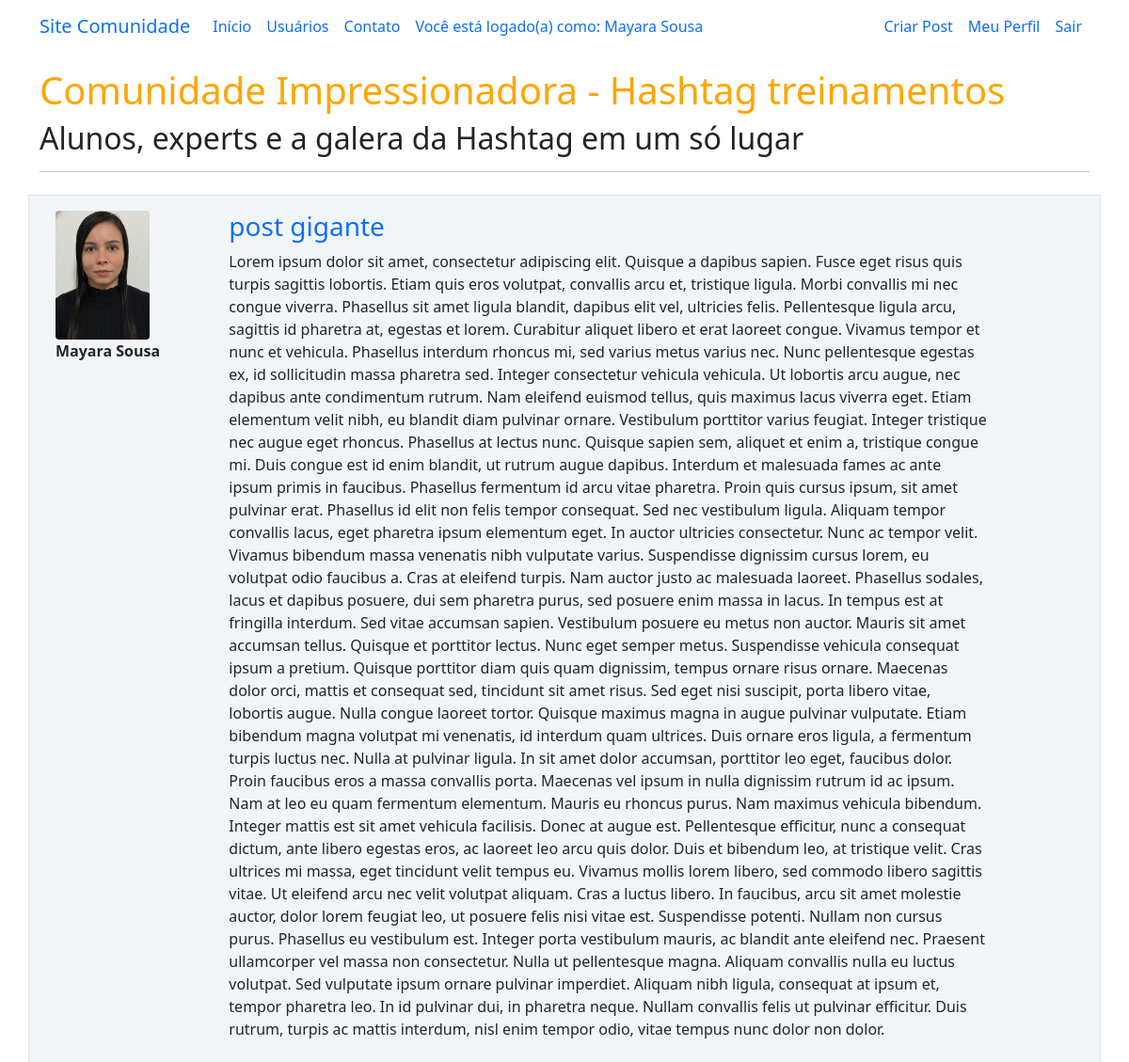
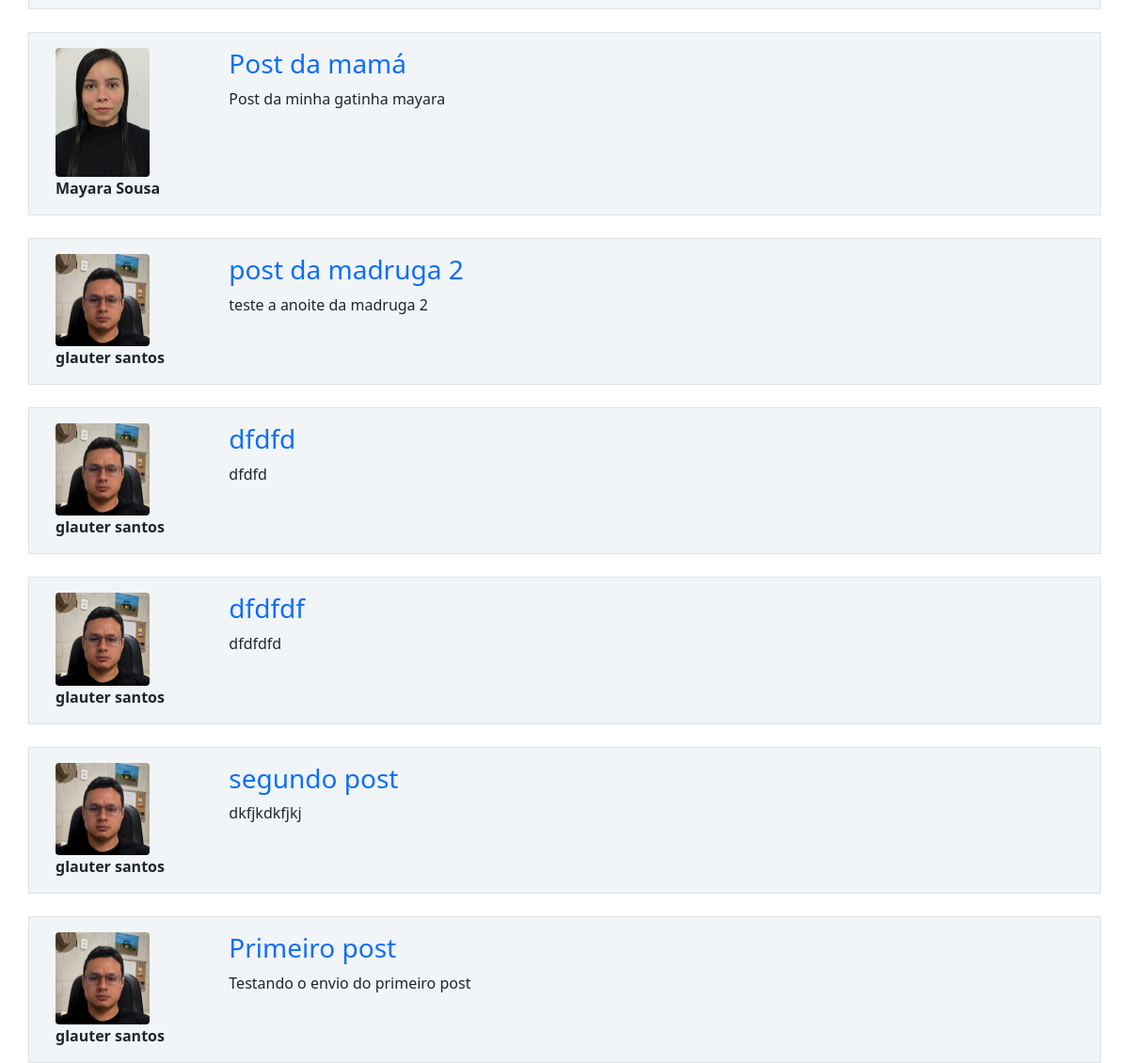
Screenshot of / (signed in) with the database file from the repository (2 pictures, top to bottom).
### comunidadeimpressionadora/models.py (models this page shows)
class Usuario(database.Model, UserMixin):
    id = database.Column(database.Integer, primary_key=True)
    username = database.Column(database.String, nullable=False)
    email = database.Column(database.String, nullable=False, unique=True)
    senha = database.Column(database.String, nullable=False)
    foto_perfil = database.Column(database.String, default='default.jpg')
    posts = database.relationship('Post', backref='autor', lazy=True) #o parâmetro lazy tras todas as info do autor
    cursos = database.Column(database.String, nullable=False, default="Não Informado")

class Post(database.Model):
    id = database.Column(database.Integer, primary_key=True)
    titulo = database.Column(database.String, nullable=False)
    corpo = database.Column(database.Text, nullable=False)
    data_criacao = database.Column(database.DateTime, nullable=False, default=lambda: datetime.now(timezone.utc))
    id_usuario = database.Column(database.Integer, database.ForeignKey('usuario.id'), nullable=False)

### comunidadeimpressionadora/routes.py (the view)
@app.route("/")
def home():
    posts = Post.query.order_by(Post.id.desc())
    return render_template('home.html', posts=posts)

### comunidadeimpressionadora/models.py (called while the page is built)
@login_manager.user_loader
def load_usuario(id_usuario):
    return Usuario.query.get(int(id_usuario))

### comunidadeimpressionadora/templates/home.html
{% extends 'base.html' %}
{% block body %}
    <div class="container mt-3">
        <h1 style="color: orange">Comunidade Impressionadora - Hashtag treinamentos</h1>
        <h2>Alunos, experts e a galera da Hashtag em um só lugar</h2>
        <hr>
        {% for post in posts %}
        <div class="row border mt-4 p-3 meupost">
            <div class="col col-2">
                <div class="image pe-2"> <img src="{{ url_for('static', filename='fotos_perfil/{}'.format(post.autor.foto_perfil)) }}" class="rounded" width="100"> </div>
                    <strong>{{ post.autor.username }}</strong>
            </div>
            <div class="col col-9">
                <a style="text-decoration: none" href="{{ url_for('exibir_post', post_id=post.id) }}"><H3>{{ post.titulo }}</H3></a>
                <p>{{ post.corpo }}</p>
            </div>
        </div>
        {% endfor %}
    </div>
{% endblock %}

### comunidadeimpressionadora/templates/navbar.html (shortened to what this page needs)
<nav class="navbar navbar-expand-lg bg-body-tertiary">
  <div class="container-fluid container">
    <a class="navbar-brand" href="{{ url_for('home') }}">Site Comunidade</a>
    <div class="collapse navbar-collapse" id="navbarSupportedContent">
      <ul class="navbar-nav me-auto mb-2 mb-lg-0">
        <li class="nav-item">
          <a class="nav-link active" aria-current="page" href="{{ url_for('home') }}">Início</a>
        </li>
        <li class="nav-item">
          <a class="nav-link" href="{{ url_for('usuarios') }}">Usuários</a>
        </li>
        <li class="nav-item">
          <a class="nav-link" href="{{ url_for('contato') }}">Contato</a>
        </li>
        <li class="nav-item">
            <a class="nav-link" href="{{ url_for('perfil') }}">Você está logado(a) como: {{ current_user.username }}</a>
        </li>
      </ul>
      <ul class="d-flex navbar-nav">
        {% if current_user.is_authenticated %}
          <li class="nav-item">
            <a class="nav-link" href="{{ url_for('criar_post') }}">Criar Post</a>
          </li>
          <li class="nav-item">
            <a class="nav-link" href="{{ url_for('perfil') }}">Meu Perfil</a>
          </li>
          <li class="nav-item">
            <a class="nav-link" href="{{ url_for('sair') }}">Sair</a>
          </li>
        {% endif %}
      </ul>
    </div>
  </div>
</nav>

### comunidadeimpressionadora/static/main.css (style rules this page uses)
.meupost { background: #f2f5f8 !important; }

### rows the page displays
Usuario: username "Mayara Sousa"
Post: foto_perfil (picture), autor.username "Mayara Sousa", titulo "post gigante", corpo "Lorem ipsum dolor sit amet, consectetur adipiscing elit. Quisque a dapibus sapien. Fusce eget risus quis turpis sagittis lobortis. Etiam quis eros volutpat, convallis arcu et, tristique ligula. Morbi convallis mi nec congue viverra. Phasellus sit amet ligula blandit, dapibus elit vel, ultricies felis. Pellentesque ligula arcu, sagittis id pharetra at, egestas et lorem. Curabitur aliquet libero et erat laoreet congue. Vivamus tempor et nunc et vehicula. Phasellus interdum rhoncus mi, sed varius metus varius nec. Nunc pellentesque egestas ex, id sollicitudin massa pharetra sed. Integer consectetur vehicula vehicula. Ut lobortis arcu augue, nec dapibus ante condimentum rutrum. Nam eleifend…"
Post: foto_perfil (picture), autor.username "Mayara Sousa", titulo "Post da mamá", corpo "Post da minha gatinha mayara"
Post: foto_perfil (picture), autor.username "glauter santos", titulo "post da madruga 2", corpo "teste a anoite da madruga 2"
Post: foto_perfil (picture), autor.username "glauter santos", titulo "dfdfd", corpo "dfdfd"
Post: foto_perfil (picture), autor.username "glauter santos", titulo "dfdfdf", corpo "dfdfdfd"
Post: foto_perfil (picture), autor.username "glauter santos", titulo "segundo post", corpo "dkfjkdkfjkj"
Post: foto_perfil (picture), autor.username "glauter santos", titulo "Primeiro post", corpo "Testando o envio do primeiro post"
